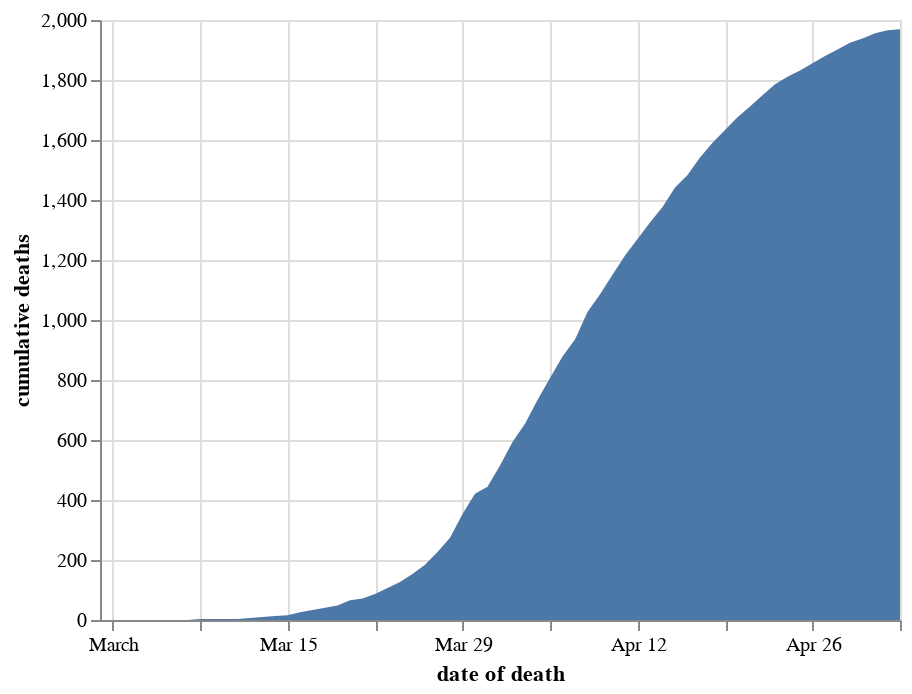

Write notebook code for a chart like this one.
### Markdown cell above
### Cumulative

### Code cell
chart_dodde = chart_doddbt.copy()
chart_dodde = chart_dodde[chart_dodde.code.isin(trustcodes_expressandstar)]
chart_dodde = chart_dodde.groupby(['date of death'], as_index=False)['cumulative deaths'].sum()
alt.Chart(chart_dodde).mark_area().encode(
    x='date of death',
    y='cumulative deaths'
)

### Figure 1 — Vega-Lite specification as saved in the notebook (floating-point values rounded to 4 significant figures)
{"config": {"view": {"continuousWidth": 400, "continuousHeight": 300}}, "data": {"name": "data-2bab71d7bb45172889deb00cfba595b3"}, "mark": "area", "encoding": {"x": {"type": "temporal", "field": "date of death"}, "y": {"type": "quantitative", "field": "cumulative deaths"}}, "$schema": "https://vega.github.io/schema/vega-lite/v4.8.1.json", "datasets": {"data-2bab71d7bb45172889deb00cfba595b3": [{"date of death": "2020-02-29T00:00:00", "cumulative deaths": 0}, {"date of death": "2020-03-01T00:00:00", "cumulative deaths": 0}, {"date of death": "2020-03-02T00:00:00", "cumulative deaths": 0}, {"date of death": "2020-03-03T00:00:00", "cumulative deaths": 0}, {"date of death": "2020-03-04T00:00:00", "cumulative deaths": 0}, {"date of death": "2020-03-05T00:00:00", "cumulative deaths": 0}, {"date of death": "2020-03-06T00:00:00", "cumulative deaths": 0}, {"date of death": "2020-03-07T00:00:00", "cumulative deaths": 0}, {"date of death": "2020-03-08T00:00:00", "cumulative deaths": 3}, {"date of death": "2020-03-09T00:00:00", "cumulative deaths": 3}, {"date of death": "2020-03-10T00:00:00", "cumulative deaths": 3}, {"date of death": "2020-03-11T00:00:00", "cumulative deaths": 3}, {"date of death": "2020-03-12T00:00:00", "cumulative deaths": 7}, {"date of death": "2020-03-13T00:00:00", "cumulative deaths": 10}, {"date of death": "2020-03-14T00:00:00", "cumulative deaths": 13}, {"date of death": "2020-03-15T00:00:00", "cumulative deaths": 16}, {"date of death": "2020-03-16T00:00:00", "cumulative deaths": 26}, {"date of death": "2020-03-17T00:00:00", "cumulative deaths": 33}, {"date of death": "2020-03-18T00:00:00", "cumulative deaths": 41}, {"date of death": "2020-03-19T00:00:00", "cumulative deaths": 48}, {"date of death": "2020-03-20T00:00:00", "cumulative deaths": 66}, {"date of death": "2020-03-21T00:00:00", "cumulative deaths": 72}, {"date of death": "2020-03-22T00:00:00", "cumulative deaths": 87}, {"date of death": "2020-03-23T00:00:00", "cumulative deaths": 107}, {"date of death": "2020-03-24T00:00:00", "cumulative deaths": 127}, {"date of death": "2020-03-25T00:00:00", "cumulative deaths": 153}, {"date of death": "2020-03-26T00:00:00", "cumulative deaths": 184}, {"date of death": "2020-03-27T00:00:00", "cumulative deaths": 227}, {"date of death": "2020-03-28T00:00:00", "cumulative deaths": 274}, {"date of death": "2020-03-29T00:00:00", "cumulative deaths": 353}, {"date of death": "2020-03-30T00:00:00", "cumulative deaths": 421}, {"date of death": "2020-03-31T00:00:00", "cumulative deaths": 444}, {"date of death": "2020-04-01T00:00:00", "cumulative deaths": 515}, {"date of death": "2020-04-02T00:00:00", "cumulative deaths": 593}, {"date of death": "2020-04-03T00:00:00", "cumulative deaths": 654}, {"date of death": "2020-04-04T00:00:00", "cumulative deaths": 733}, {"date of death": "2020-04-05T00:00:00", "cumulative deaths": 807}, {"date of death": "2020-04-06T00:00:00", "cumulative deaths": 878}, {"date of death": "2020-04-07T00:00:00", "cumulative deaths": 935}, {"date of death": "2020-04-08T00:00:00", "cumulative deaths": 1027}, {"date of death": "2020-04-09T00:00:00", "cumulative deaths": 1086}, {"date of death": "2020-04-10T00:00:00", "cumulative deaths": 1151}, {"date of death": "2020-04-11T00:00:00", "cumulative deaths": 1215}, {"date of death": "2020-04-12T00:00:00", "cumulative deaths": 1270}, {"date of death": "2020-04-13T00:00:00", "cumulative deaths": 1325}, {"date of death": "2020-04-14T00:00:00", "cumulative deaths": 1377}, {"date of death": "2020-04-15T00:00:00", "cumulative deaths": 1442}, {"date of death": "2020-04-16T00:00:00", "cumulative deaths": 1483}, {"date of death": "2020-04-17T00:00:00", "cumulative deaths": 1542}, {"date of death": "2020-04-18T00:00:00", "cumulative deaths": 1591}, {"date of death": "2020-04-19T00:00:00", "cumulative deaths": 1633}, {"date of death": "2020-04-20T00:00:00", "cumulative deaths": 1676}, {"date of death": "2020-04-21T00:00:00", "cumulative deaths": 1712}, {"date of death": "2020-04-22T00:00:00", "cumulative deaths": 1749}, {"date of death": "2020-04-23T00:00:00", "cumulative deaths": 1786}, {"date of death": "2020-04-24T00:00:00", "cumulative deaths": 1811}, {"date of death": "2020-04-25T00:00:00", "cumulative deaths": 1832}, {"date of death": "2020-04-26T00:00:00", "cumulative deaths": 1856}, {"date of death": "2020-04-27T00:00:00", "cumulative deaths": 1880}, {"date of death": "2020-04-28T00:00:00", "cumulative deaths": 1902}, {"date of death": "2020-04-29T00:00:00", "cumulative deaths": 1924}, {"date of death": "2020-04-30T00:00:00", "cumulative deaths": 1938}, {"date of death": "2020-05-01T00:00:00", "cumulative deaths": 1956}, {"date of death": "2020-05-02T00:00:00", "cumulative deaths": 1966}, {"date of death": "2020-05-03T00:00:00", "cumulative deaths": 1969}]}}
